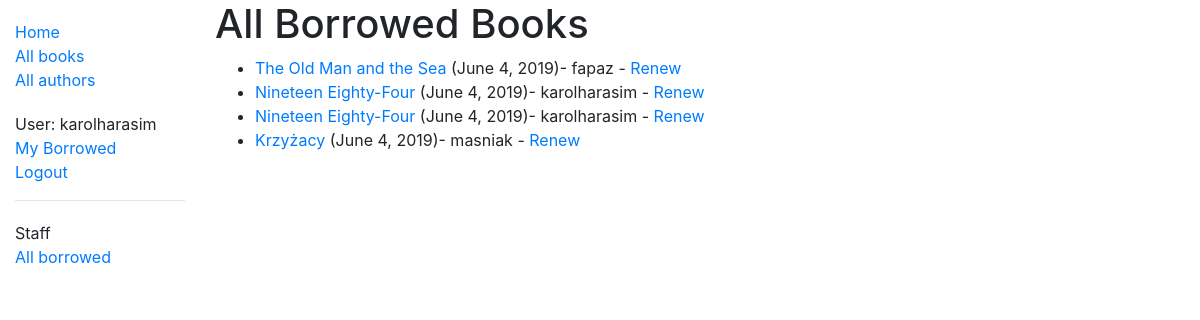
Page /catalog/borrowed (signed in) on the committed database.
### catalog/models.py (models this page shows, shortened)
class BookInstance(models.Model):
    id = models.UUIDField(primary_key=True, default=uuid.uuid4,
                          help_text="Unique ID for this particular book across whole library")
    book = models.ForeignKey('Book', on_delete=models.SET_NULL, null=True)
    imprint = models.CharField(max_length=200)
    due_back = models.DateField(null=True, blank=True)
    borrower = models.ForeignKey(User, on_delete=models.SET_NULL, null=True, blank=True)
    @property
    def is_overdue(self):
        if self.due_back and date.today() > self.due_back:
            return True
        return False
    LOAN_STATUS = (
        ('d', 'Maintenance'),
        ('o', 'On loan'),
        ('a', 'Available'),
        ('r', 'Reserved'),
    )
    status = models.CharField(
        max_length=1,
        choices=LOAN_STATUS,
        blank=True,
        default='d',
        help_text='Book availability'
        )
    class Meta:
        ordering = ['due_back']
        permissions = (("can_mark_returned", "Set book as returned"),)

class Book(models.Model):
    title = models.CharField(max_length=200)
    author = models.ForeignKey('Author', on_delete=models.SET_NULL, null=True)
    summary = models.TextField(max_length=1000, help_text="Enter a brief description of the book")
    isbn = models.CharField('ISBN', max_length=13,
                            help_text='13 Character <a href="https://www.isbn-international.org/content/what-isbn'
                                      '">ISBN number</a>')
    genre = models.ManyToManyField(Genre, help_text="Select a genre for this book")
    language = models.ForeignKey('Language', on_delete=models.SET_NULL, null=True,)
    def display_language(self):
        return self.language
    display_language.short_description = 'Language'
    def display_genre(self):
        """Creates a string for the Genre. This is required to display genre in Admin."""
        return ', '.join([genre.name for genre in self.genre.all()[:3]])
    display_genre.short_description = 'Genre'

### catalog/views.py (the view)
# urls.py: path('borrowed', views.LoanedBooksAllListView.as_view(), name='all-borrowed'),
class LoanedBooksAllListView(PermissionRequiredMixin, generic.ListView):
    model = BookInstance
    permission_required = 'catalog.can_mark_returned'
    template_name = 'catalog/bookinstance_list_borrowed_all.html'
    paginate_by = 10
    def get_queryset(self):
        return BookInstance.objects.filter(status__exact='o').order_by('due_back')

### catalog/templates/catalog/bookinstance_list_borrowed_all.html
{% extends "base_generic.html" %}
{% block content %}
    <h1>All Borrowed Books</h1>
    {% if bookinstance_list %}
    <ul>
      {% for bookinst in bookinstance_list %}
      <li class="{% if bookinst.is_overdue %}text-danger{% endif %}">
        <a href="{% url 'book-detail' bookinst.book.pk %}">{{bookinst.book.title}}</a> ({{ bookinst.due_back }}){% if user.is_staff %}- {{ bookinst.borrower }}{% endif %} {% if perms.catalog.can_mark_returned %}- <a href="{% url 'renew-book-librarian' bookinst.id %}">Renew</a>  {% endif %}
      </li>
      {% endfor %}
    </ul>
    {% else %}
      <p>There are no books borrowed.</p>
    {% endif %}
{% endblock %}

### catalog/templates/base_generic.html (shortened to what this page needs)
<!DOCTYPE html>
<html lang="en">
<head>
  <link rel="stylesheet" href="https://stackpath.bootstrapcdn.com/bootstrap/4.1.3/css/bootstrap.min.css">
  {% load static %}
  <link rel="stylesheet" href="{% static 'css/styles.css' %}">
</head>
<body>
  <div class="container-fluid">
    <div class="row">
      <div class="col-sm-2">
      {% block sidebar %}
        <ul class="sidebar-nav">
          <li><a href="{% url 'index' %}">Home</a></li>
          <li><a href="{% url 'books' %}">All books</a></li>
          <li><a href="{% url 'authors' %}">All authors</a></li>
          </ul>
          <ul class="sidebar-nav">
          {% if user.is_authenticated %}
            <li>User: {{ user.get_username }}</li>
                      <li><a href="{% url 'my-borrowed' %}">My Borrowed</a></li>
            <li><a href="{% url 'logout'%}?next={{request.path}}">Logout</a></li>
          {% else %}
            <li><a href="{% url 'login'%}?next={{request.path}}">Login</a></li>
            <!-- After the user has successfully logged in/out, the views will use this "next"
               value to redirect the user back to the page where they first clicked the login/logout link. -->
          {% endif %}
        </ul>
          {% if user.is_staff %}
          <hr />
          <ul class="sidebar-nav">
          <li>Staff</li>
          {% if perms.catalog.can_mark_returned %}
            <li><a href="{% url 'all-borrowed' %}">All borrowed</a></li>
          {% endif %}
        </ul>
        {% endif %}
      {% endblock %}
      </div>
      <div class="col-sm-10 ">
      {% block content %}{% endblock %}
    </div>
  </div>
</body>
</html>

### catalog/static/css/styles.css (style rules this page uses)
.sidebar-nav { margin-top: 20px; padding: 0; list-style: none; }

### rows in the picture
BookInstance: book "The Old Man and the Sea", due_back "June 4, 2019", borrower "fapaz"
BookInstance: book "Nineteen Eighty-Four", due_back "June 4, 2019", borrower "karolharasim"
BookInstance: book "Nineteen Eighty-Four", due_back "June 4, 2019", borrower "karolharasim"
BookInstance: book "Krzyżacy", due_back "June 4, 2019", borrower "masniak"

### other values in the picture
{{ user.get_username }} "karolharasim"
